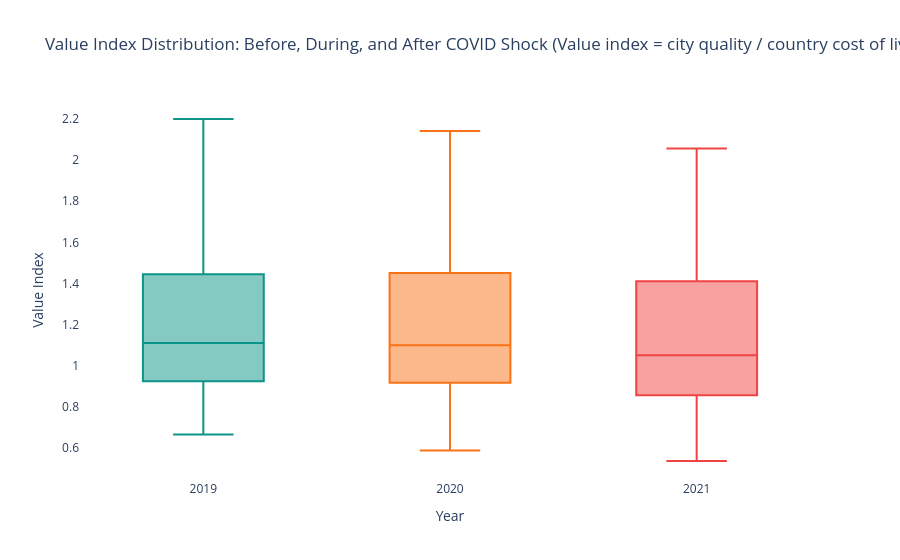

Notebook source saved alongside this figure:
### Code cell
shock_data = df[df['year'].isin([PRE_COVID, COVID_YEAR, 2021])].copy()
shock_data['year_label'] = shock_data['year'].astype(str)

fig = px.box(
    shock_data,
    x='year_label', y='value_index',
    title='Value Index Distribution: Before, During, and After COVID Shock\n'
          '(Value index = city quality / country cost of living - cross-year comparable)',
    labels={'value_index': 'Value Index', 'year_label': 'Year'},
    color='year_label',
    color_discrete_map={'2019': '#0D9488', '2020': '#F97316', '2021': '#EF4444'},
    category_orders={'year_label': ['2019', '2020', '2021']},
    points='outliers'
)
fig.update_layout(plot_bgcolor='white', paper_bgcolor='white', showlegend=False)
fig.show()

stats_tbl = shock_data.groupby('year')['value_index'].describe()[['25%','50%','75%']].round(3)
stats_tbl['IQR'] = (stats_tbl['75%'] - stats_tbl['25%']).round(3)
print('\nValue index summary during COVID shock:')
print(stats_tbl.to_string())
